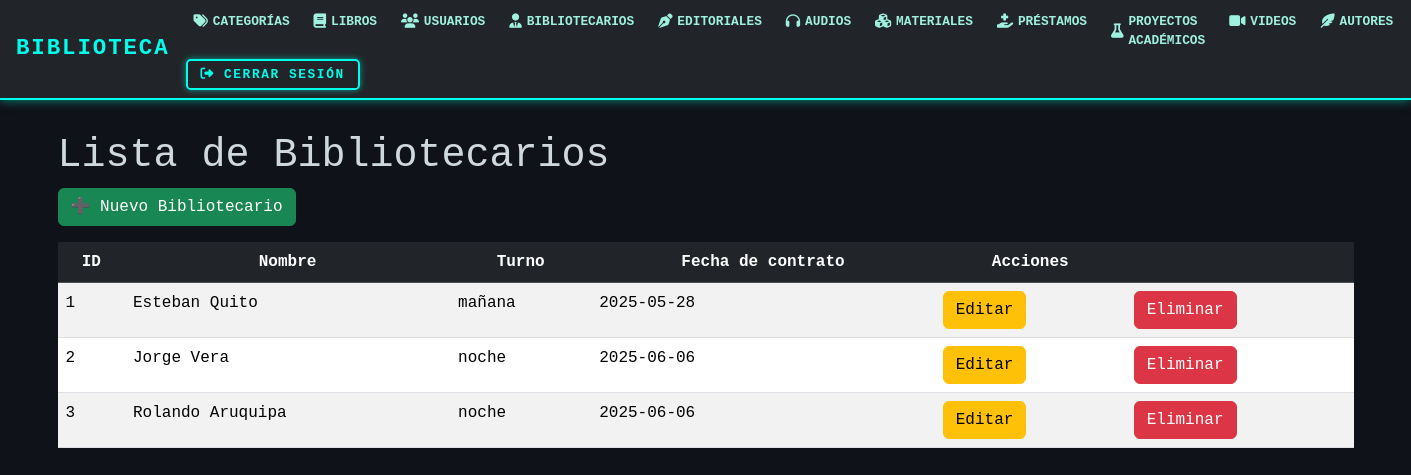
/bibliotecarios/, run on the app's committed database.
### models/bibliotecario_model.py (models this page shows, shortened)
class Bibliotecario(db.Model):
    __tablename__ = "bibliotecario"
    id_biblio = db.Column(db.Integer, primary_key=True)
    turno = db.Column(db.String(50), nullable=False)
    fecha_contratacion = db.Column(db.String(50), nullable=False)
    id_usuario = db.Column(db.Integer, db.ForeignKey('usuarios.id'), nullable=False)
    usuario = db.relationship('Usuario', backref=db.backref('bibliotecario', uselist=False))
    @staticmethod
    def get_all():
        return Bibliotecario.query.all()

### models/usuario_model.py (models this page shows, shortened)
class Usuario(db.Model):
    __tablename__ = "usuarios"
    id = db.Column(db.Integer,primary_key=True)
    nombre = db.Column(db.String(80),nullable=False)
    apellido = db.Column(db.String(80),nullable=False)
    email = db.Column(db.String(120),nullable=False)
    telefono = db.Column(db.String(20),nullable=False)
    username = db.Column(db.String(20),nullable=False)
    password = db.Column(db.String,nullable=False)
    tipo = db.Column(db.String(20),nullable=False)

### controllers/bibliotecario_controllers.py (the view)
@bibliotecario_bp.route("/")
def index():
    bibliotecario = Bibliotecario.get_all()
    return bibliotecario_view.list(bibliotecario)

### views/bibliotecario_view.py (called while the page is built)
def list(bibliotecarios):
    return render_template('bibliotecarios/index.html', bibliotecarios=bibliotecarios)

### templates/bibliotecarios/index.html (shortened to what this page needs)
{% extends 'base.html' %}
{% block content %}
<h1>Lista de Bibliotecarios</h1>
<a href="{{ url_for('bibliotecario.create') }}" class="btn btn-success mb-3">➕ Nuevo Bibliotecario</a>
<table class="table table-striped">
    <thead class="table-dark">
        <tr class="text-center">
            <th>ID</th>
            <th>Nombre</th>
            <th>Turno</th>
            <th>Fecha de contrato</th>
            <th>Acciones</th>
            <th></th>
        </tr>
    </thead>
    {% for item in bibliotecarios %}
    <tr>
        <td>{{ item.id_biblio }}</td>
        <td>{{ item.usuario.nombre }} {{ item.usuario.apellido }}</td>
        <td>{{ item.turno }}</td>
        <td>{{ item.fecha_contratacion }}</td>
        <td>
            <a href="{{ url_for('bibliotecario.edit', id_biblio=item.id_biblio) }}" class="btn btn-warning">Editar</a>
        </td>
        <td>
            <a href="{{ url_for('bibliotecario.delete', id_biblio=item.id_biblio) }}"
               class="btn btn-danger"
               onclick="return confirm('¿Estás seguro de que deseas eliminar al bibliotecario con ID {{ item.id_biblio }}?');">
               Eliminar
            </a>
        </td>
    </tr>
    {% else %}
    <tr>
            <td colspan="6" class="text-center">No hay Bibliotecarios registrados.</td>
    </tr>
    {% endfor %}
</table>
{% endblock %}

### data on the page
Bibliotecario: id_biblio "1", usuario.nombre "Esteban", usuario.apellido "Quito", turno "mañana", fecha_contratacion "2025-05-28"
Bibliotecario: id_biblio "2", usuario.nombre "Jorge", usuario.apellido "Vera", turno "noche", fecha_contratacion "2025-06-06"
Bibliotecario: id_biblio "3", usuario.nombre "Rolando", usuario.apellido "Aruquipa", turno "noche", fecha_contratacion "2025-06-06"
